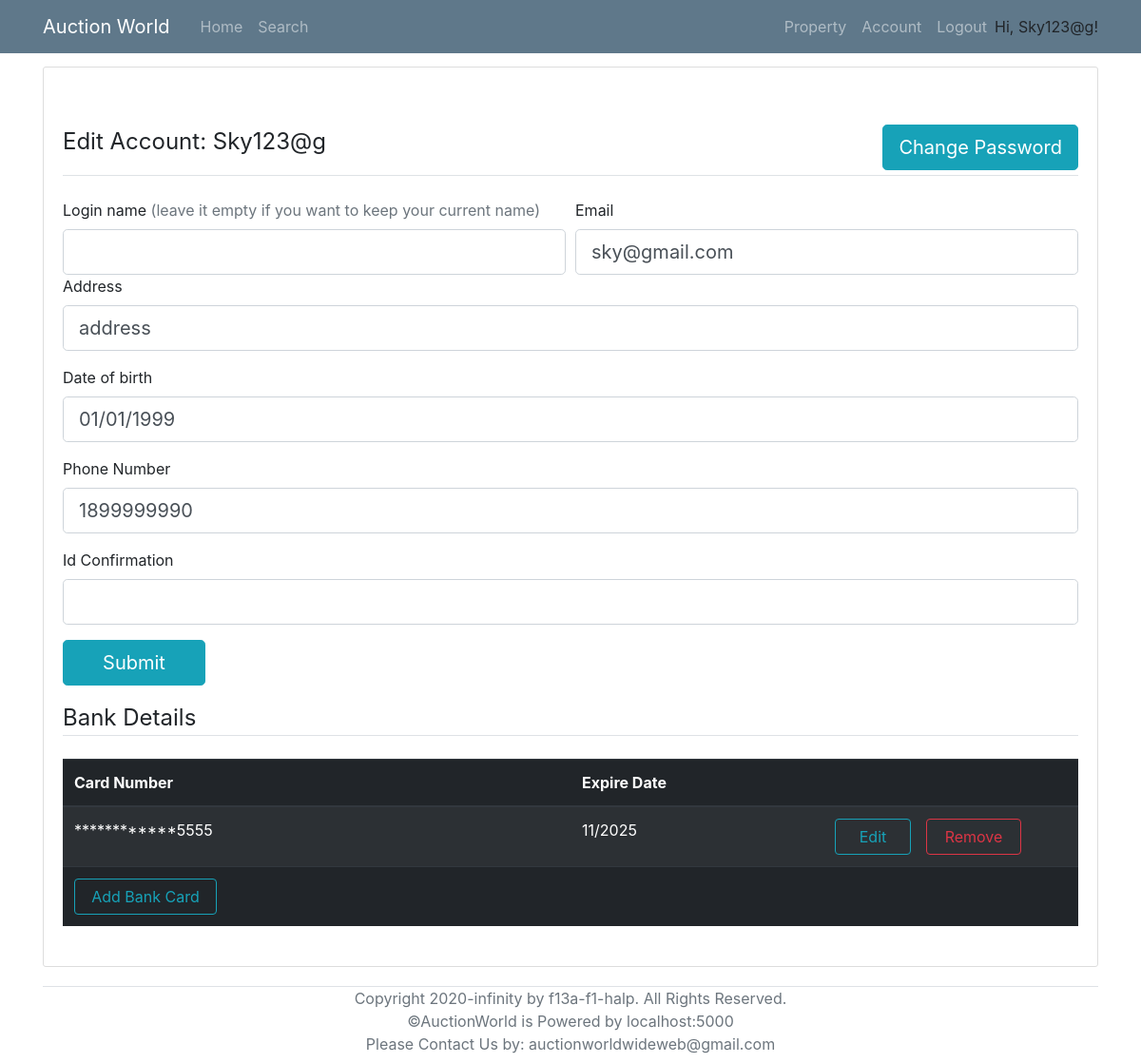
Before: /account/3 (signed in) with the older database file.
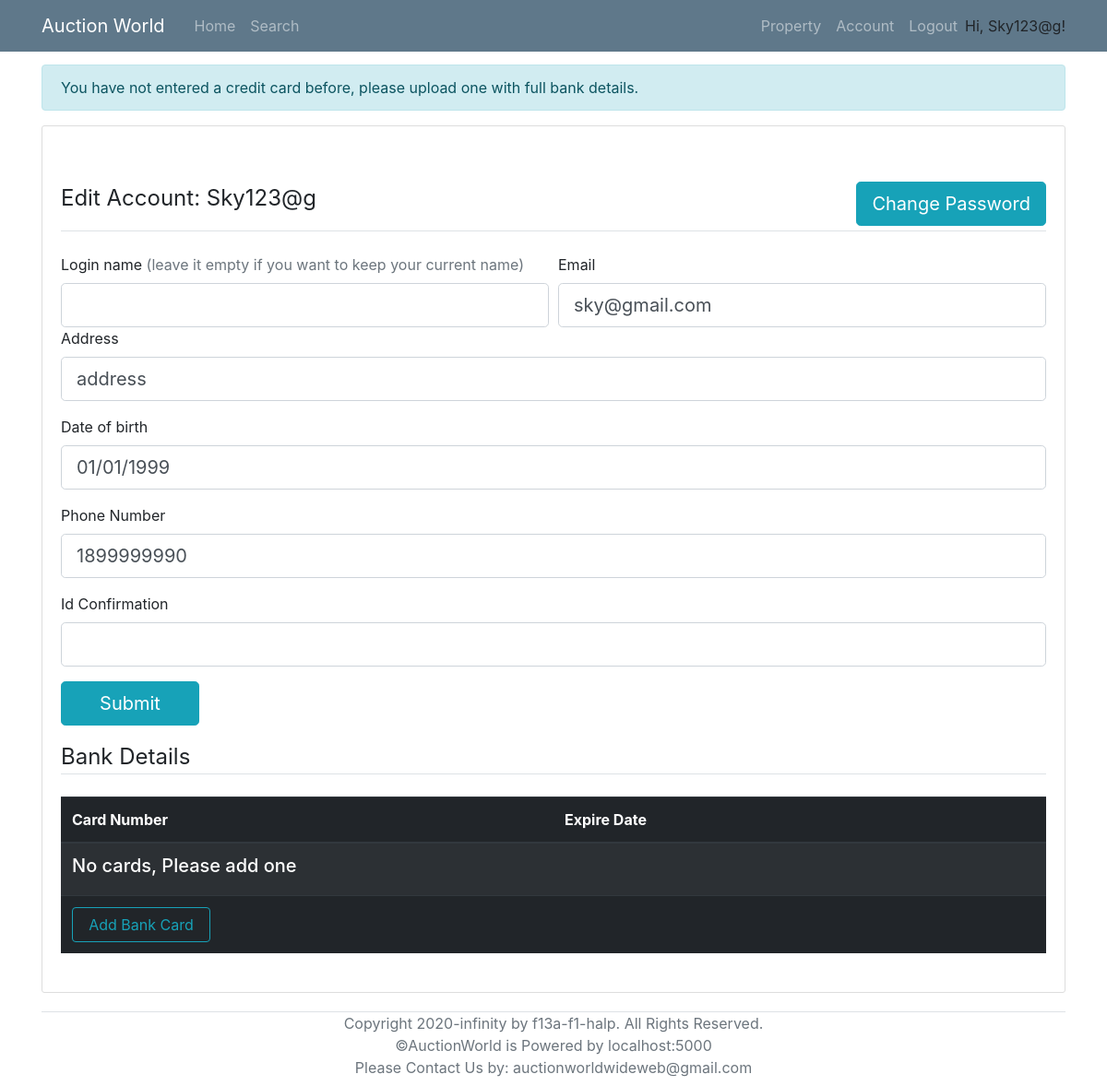
After: the same page with the newer database file.
### models.py (models this page shows, shortened)
class BankDetails(db.Model):
    __tablename__ = 'BankDetails'
    id = db.Column("card_number",db.String, primary_key=True)
    holder_fname = db.Column(db.String(), nullable=False)
    holder_lname = db.Column(db.String(20), nullable=False)
    cvc = db.Column(db.String, nullable=False)
    expire_date = db.Column(db.DateTime, nullable=False)
    user_id = db.Column(db.Integer, db.ForeignKey('User.id'), nullable=False)

### routes.py (the view)
@app.route('/account/<user_id>', methods=['POST','GET'])
@login_required
def account(user_id):
    form = AccountForm()
    user = User.query.get(user_id)
    cards = BankDetails.query.filter_by(user_id = current_user.id).all()
    fail=False
    if form.validate_on_submit():
        if not form.validate_email(user_id):
            flash(f'The email has been used by other users, please enter another one','danger')
            fail=True
        if not form.validate_username(form.login_name.data, user_id):
            flash(f"Please select another unique name or leave the slot empty for not changing your login name.\nPay attention that login name is case insensitive which means TOM123 and tOm123 are for same login name, only change capitals will not work ", 'danger')
            fail=True
        if not form.validate_phone_number(user_id):
            flash(f'The phone number has been used by other users, please enter another one','danger')
            fail=True
        if not form.validate_date_of_birth(form.date_of_birth.data):
            flash(f'The date of birth should be smaller than current time','danger')
            fail=True
        if fail:
             return render_template('account.html', title='account', form=form, user=user, cards = cards, user_id = current_user.id)
        if form.login_name.data:
            if form.validate_username(form.login_name.data, user.id):
                flash('Congrats! The login name has been changed to '+ form.login_name.data, 'success')
                user.set_login_name(form.login_name.data)
            else:
                return render_template('account.html', title='account', form=form, user=user, cards = cards, user_id = current_user.id)
        user.set_address(form.address.data)
        user.set_phone_number(form.phone_number.data)
        user.set_date_of_birth(form.date_of_birth.data)
        user.set_email(form.email.data)
        user.set_id_confirmation(form.id_confirmation.data)
        db.session.commit()
        if not form.id_confirmation.data or len(cards) == 0:
            flash(f'To do more actions in our system, it is required to enter the your identification and have at least one card', 'info')
            return render_template('account.html', title='account', form=form, user=user, cards = cards)
        return redirect(url_for('home'))
    elif request.method == 'GET':
        form.address.data = current_user.address
        form.date_of_birth.data = current_user.date_of_birth
        form.phone_number.data = current_user.phone_number
        form.email.data = current_user.email
        form.id_confirmation.data = current_user.id_confirmation
        if len(current_user.cards.all()) == 0:
            flash(f'You have not entered a credit card before, please upload one with full bank details.', 'info')
    return render_template('account.html', title='account', form=form, user=user, cards = cards)

### forms.py (shortened to what this page needs)
class AccountForm(FlaskForm):
    login_name = StringField('Login name', validators=[Optional()])
    email = StringField('Email', validators=[DataRequired(), Email()])
    address = StringField('Address', validators=[DataRequired()])
    date_of_birth = DateTimeField('Date of birth', format = "%d/%m/%Y", validators=[DataRequired()])
    phone_number = StringField ('Phone Number',  validators=[ DataRequired(),Length(min=10, max=10) ] )
    id_confirmation = StringField ('Id Confirmation', validators=[Optional()])
    submit = SubmitField('Submit')

### models.py (called while the page is built)
@login_manager.user_loader
def load_user(id):
    return User.query.get(id)

### templates/account.html (shortened to what the changed rows need)
{% extends "base.html" %}
{% block content %}
    <div class="content-section">
        <form action="" method= "POST" style="margin-top: 50px;" novalidate>
            <fieldset class="form-group">
                <table class="table table-striped table-dark">
                    <thead>
                        <tr>
                            <th scope="col" style="width: 50%;" >Card Number</th>
                            <th scope="col" style="width: 15%;">Expire Date</th>
                            <th scope="col" style="width: 35%;"> </th>
                        </tr>
                    </thead>
                {% if cards %}
                    <tbody>
                    {% for i in cards %}
                        <tr>
                            <td>************{{i.id[-4:]}}</td>
                            <td>{{i.expire_date.strftime("%m/%Y")}}</td>
                            <td>
                                <a href={{ url_for("removetBankDetails", card_id=i.id) }} onclick = "{if (confirm ( 'Are you sure?')) {this. document.formname.submit (); return true;} return false;} " class="btn btn-outline-danger mr-5" style="float: right; width: 100px;">Remove</a>
                                <a href={{ url_for("editBankDetails", card_id=i.id) }} class="btn btn-outline-info mr-3" style="float: right; width: 80px;">Edit</a>
                            </td>
                        </tr>
                    {% endfor %}
                {% else %}
                    <tr>
                        <td colspan="4"><h5>No cards, Please add one </h5></td>
                    </tr>
                {% endif %}
                    </tbody>
                </table>
            </fieldset>
        </form>
    </div>
{% endblock %}

### templates/base.html (shortened to what this page needs)
<!DOCTYPE html>
<html lang="en">
<head>
    <link rel="stylesheet" type="text/css" href="../static/css/main.css">
    <link rel="stylesheet" href="https://maxcdn.bootstrapcdn.com/bootstrap/4.0.0/css/bootstrap.min.css">
</head>
<body>
    <header class="site-header">
        <nav class="navbar navbar-expand-md navbar-dark bg-steel fixed-top">
          <div class="container">
            <a class="navbar-brand mr-4" href="/" >Auction World</a>
            <div class="collapse navbar-collapse" id="navbarToggle">
              <div class="navbar-nav mr-auto">
                <a class="nav-item nav-link" href="{{ url_for('home') }}">Home</a>
                <a class="nav-item nav-link" href="/search">Search</a>
              </div>
              <div class="navbar-nav">
                {% if current_user.is_authenticated %}
                  <a class="nav-item nav-link" href="/property">Property</a>
                  <a class="nav-item nav-link" href={{ url_for("account", user_id=current_user.id) }}>Account</a>
                  <a class="nav-item nav-link" href="/logout">Logout</a>
                  <p style="margin-top: 8px; margin-bottom: 0px;">Hi, {{ current_user.login_name }}!</p>
                {% endif %}
              </div>
            </div>
          </div>
        </nav>
      </header>
      <main role="main" class="container" style="margin-top: 70px;">
        <div class="row">
          <div class="col-md-12">
            {% with messages = get_flashed_messages(with_categories=true) %}
              {% if messages %}
                {% for category, message in messages %}
                  <div class="alert alert-{{ category }}">
                    {{ message }}
                  </div>
                {% endfor %}
              {% endif %}
            {% endwith %}
            {% block content %}{% endblock %}
          </div>
        </div>
        <div class="border-top relative-bottom text-center text-muted mb-2" >
          Copyright 2020-infinity by f13a-f1-halp. All Rights Reserved. <br>
          ©AuctionWorld is Powered by localhost:5000 <br>
          Please Contact Us by: auctionworldwideweb@gmail.com
        </div>
      </main>
</body>
</html>

Changed rows visible on the page:
removed BankDetails: id "5555", expire_date "11/2025"
Other visible differences:
new list line: "You have not entered a credit card before, please upload one with full bank details."
text now shown: "No cards, Please add one"
